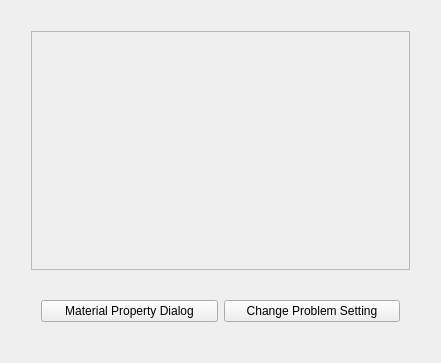
<?xml version="1.0" encoding="UTF-8"?>
<ui version="4.0">
 <class>MainWindow</class>
 <widget class="QMainWindow" name="MainWindow">
  <property name="enabled">
   <bool>true</bool>
  </property>
  <property name="geometry">
   <rect>
    <x>0</x>
    <y>0</y>
    <width>441</width>
    <height>363</height>
   </rect>
  </property>
  <property name="sizePolicy">
   <sizepolicy hsizetype="Preferred" vsizetype="Preferred">
    <horstretch>0</horstretch>
    <verstretch>0</verstretch>
   </sizepolicy>
  </property>
  <property name="minimumSize">
   <size>
    <width>200</width>
    <height>150</height>
   </size>
  </property>
  <property name="windowTitle">
   <string>DelFEM : scalar2d</string>
  </property>
  <widget class="QWidget" name="centralWidget">
   <property name="sizePolicy">
    <sizepolicy hsizetype="Preferred" vsizetype="Preferred">
     <horstretch>100</horstretch>
     <verstretch>100</verstretch>
    </sizepolicy>
   </property>
   <property name="autoFillBackground">
    <bool>false</bool>
   </property>
   <layout class="QHBoxLayout" name="horizontalLayout">
    <item>
     <layout class="QVBoxLayout" name="verticalLayout" stretch="0,0">
      <property name="spacing">
       <number>20</number>
      </property>
      <property name="sizeConstraint">
       <enum>QLayout::SetDefaultConstraint</enum>
      </property>
      <property name="margin">
       <number>20</number>
      </property>
      <item>
       <widget class="QScrollArea" name="scrollArea">
        <property name="sizePolicy">
         <sizepolicy hsizetype="Expanding" vsizetype="Expanding">
          <horstretch>0</horstretch>
          <verstretch>0</verstretch>
         </sizepolicy>
        </property>
        <property name="widgetResizable">
         <bool>true</bool>
        </property>
        <property name="alignment">
         <set>Qt::AlignJustify|Qt::AlignVCenter</set>
        </property>
        <widget class="QWidget" name="scrollAreaWidgetContents">
         <property name="geometry">
          <rect>
           <x>0</x>
           <y>0</y>
           <width>373</width>
           <height>235</height>
          </rect>
         </property>
        </widget>
       </widget>
      </item>
      <item>
       <layout class="QHBoxLayout" name="horizontalLayout_2">
        <property name="margin">
         <number>10</number>
        </property>
        <item>
         <widget class="QPushButton" name="pushButton_matprop">
          <property name="text">
           <string>Material Property Dialog</string>
          </property>
         </widget>
        </item>
        <item>
         <widget class="QPushButton" name="pushButton_prob">
          <property name="sizePolicy">
           <sizepolicy hsizetype="Preferred" vsizetype="Preferred">
            <horstretch>0</horstretch>
            <verstretch>0</verstretch>
           </sizepolicy>
          </property>
          <property name="text">
           <string>Change Problem Setting</string>
          </property>
         </widget>
        </item>
       </layout>
      </item>
     </layout>
    </item>
   </layout>
  </widget>
 </widget>
 <layoutdefault spacing="6" margin="11"/>
 <resources/>
 <connections/>
</ui>
